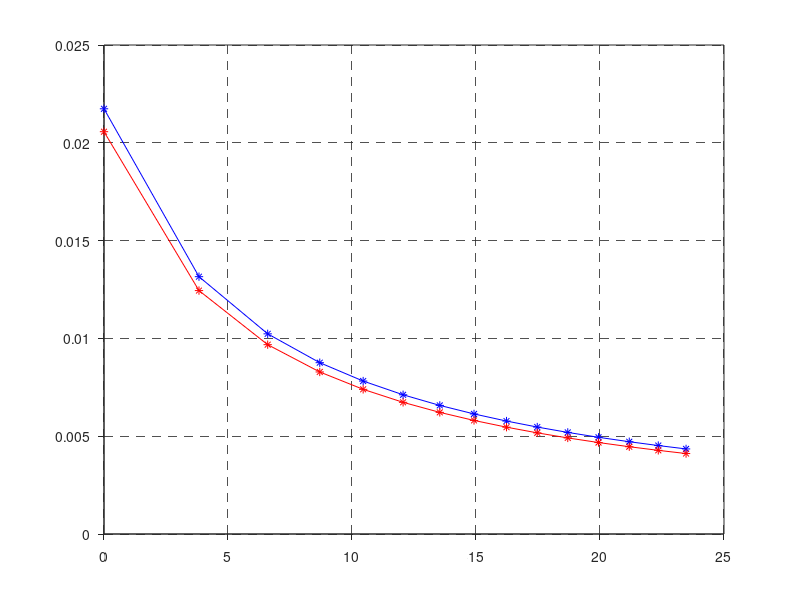

MATLAB code for this plot: (Note: this script raises an error after producing the figure.)
%% data
load('5MW_gains_old.mat');

Kp_old = Kp;
Ki_old = Ki;
theta_old = [0; 3.83; 6.6; 8.7; 10.45; 12.06; 13.54; 14.92; 16.23; 17.47; 18.70; 19.94; 21.18; 22.35; 23.47]';

load('5MW_gains_new.mat');

Kp_new = Kp;
Ki_new = Ki;
theta_new = [0; 3.83; 6.6; 8.7; 10.45; 12.06; 13.54; 14.92; 16.23; 17.47; 18.70; 19.94; 21.18; 22.35; 23.47]';





%% plot
%%%%%Kp %%%

figure(1)
plot(theta_old, -1*Kp_old, 'b-*'); hold on;
plot(theta_old, -1*Kp_new, 'r-*');


grid on
a = gca;
% set box property to off and remove background color
set(a,'box','off','color','none')
% create new, empty axes with box but without ticks
b = axes('Position',get(a,'Position'),'box','on','xtick',[],'ytick',[]);
% set original axes as active
axes(a)
% link axes in case of zooming
linkaxes([a b])
set(gca,'GridLineStyle','--')
set(gca,'GridAlpha',0.8)
set(gca,'TickDir','out');
axesH = gca;
axesH.XAxis.TickLabelInterpreter = 'latex';
axesH.XAxis.TickLabelFormat      = '\\textbf{%g}';
axesH.YAxis.TickLabelInterpreter = 'latex';
axesH.YAxis.TickLabelFormat      = '\\textbf{%g}';
ylim([0 0.024]);
xlim([0 23.5]);

xlabel('\textbf{Blade collective pitch angle ($^\circ$)}','Interpreter','latex');
ylabel('\textbf{Proportional gain (-)}', 'Interpreter','latex');

legend('\textbf{Recommended parameters}','\textbf{Changed parameters}', 'Interpreter','latex');

figure(2)
plot(theta_old, -1*Ki_old, 'b-*'); hold on;
plot(theta_old, -1*Ki_new, 'r-*');


grid on
a = gca;
% set box property to off and remove background color
set(a,'box','off','color','none')
% create new, empty axes with box but without ticks
b = axes('Position',get(a,'Position'),'box','on','xtick',[],'ytick',[]);
% set original axes as active
axes(a)
% link axes in case of zooming
linkaxes([a b])
set(gca,'GridLineStyle','--')
set(gca,'GridAlpha',0.8)
set(gca,'TickDir','out');
axesH = gca;
axesH.XAxis.TickLabelInterpreter = 'latex';
axesH.XAxis.TickLabelFormat      = '\\textbf{%g}';
axesH.YAxis.TickLabelInterpreter = 'latex';
axesH.YAxis.TickLabelFormat      = '\\textbf{%g}';

xlabel('\textbf{Blade collective pitch angle ($^\circ$)}','Interpreter','latex');
ylabel('\textbf{Integral gain (-)}', 'Interpreter','latex');

legend('\textbf{Recommended parameters}','\textbf{Changed parameters}', 'Interpreter','latex');

ylim([0 10]*1e-3);
xlim([0 23.5]);

